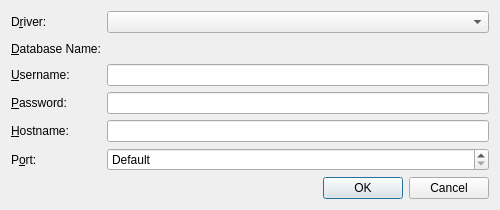
<?xml version="1.0" encoding="UTF-8"?>
<ui version="4.0">
 <class>SqlConnectionDialog</class>
 <widget class="QDialog" name="SqlConnectionDialog">
  <property name="geometry">
   <rect>
    <x>0</x>
    <y>0</y>
    <width>500</width>
    <height>210</height>
   </rect>
  </property>
  <property name="windowTitle">
   <string>Connect...</string>
  </property>
  <layout class="QGridLayout" name="gridLayout">
   <item row="0" column="0">
    <widget class="QLabel" name="textLabel2">
     <property name="text">
      <string>D&amp;river:</string>
     </property>
     <property name="buddy">
      <cstring>driverCombo</cstring>
     </property>
    </widget>
   </item>
   <item row="0" column="1">
    <widget class="QComboBox" name="driverCombo">
     <property name="toolTip">
      <string>Select the database driver</string>
     </property>
    </widget>
   </item>
   <item row="1" column="0">
    <widget class="QLabel" name="textLabel3">
     <property name="text">
      <string>&amp;Database Name:</string>
     </property>
     <property name="buddy">
      <cstring>databasePicker</cstring>
     </property>
    </widget>
   </item>
   <item row="1" column="1">
    <widget class="E5PathPicker" name="databasePicker" native="true">
     <property name="sizePolicy">
      <sizepolicy hsizetype="Expanding" vsizetype="Preferred">
       <horstretch>0</horstretch>
       <verstretch>0</verstretch>
      </sizepolicy>
     </property>
     <property name="focusPolicy">
      <enum>Qt::StrongFocus</enum>
     </property>
     <property name="toolTip">
      <string>Enter the database name</string>
     </property>
    </widget>
   </item>
   <item row="2" column="0">
    <widget class="QLabel" name="textLabel4">
     <property name="text">
      <string>&amp;Username:</string>
     </property>
     <property name="buddy">
      <cstring>usernameEdit</cstring>
     </property>
    </widget>
   </item>
   <item row="2" column="1">
    <widget class="QLineEdit" name="usernameEdit">
     <property name="toolTip">
      <string>Enter the user name</string>
     </property>
    </widget>
   </item>
   <item row="3" column="0">
    <widget class="QLabel" name="textLabel4_2">
     <property name="text">
      <string>&amp;Password:</string>
     </property>
     <property name="buddy">
      <cstring>passwordEdit</cstring>
     </property>
    </widget>
   </item>
   <item row="3" column="1">
    <widget class="QLineEdit" name="passwordEdit">
     <property name="echoMode">
      <enum>QLineEdit::Password</enum>
     </property>
    </widget>
   </item>
   <item row="4" column="0">
    <widget class="QLabel" name="textLabel5">
     <property name="text">
      <string>&amp;Hostname:</string>
     </property>
     <property name="buddy">
      <cstring>hostnameEdit</cstring>
     </property>
    </widget>
   </item>
   <item row="4" column="1">
    <widget class="QLineEdit" name="hostnameEdit">
     <property name="toolTip">
      <string>Enter the hostname</string>
     </property>
    </widget>
   </item>
   <item row="5" column="0">
    <widget class="QLabel" name="textLabel5_2">
     <property name="text">
      <string>P&amp;ort:</string>
     </property>
     <property name="buddy">
      <cstring>portSpinBox</cstring>
     </property>
    </widget>
   </item>
   <item row="5" column="1">
    <widget class="QSpinBox" name="portSpinBox">
     <property name="toolTip">
      <string>Enter the port number</string>
     </property>
     <property name="specialValueText">
      <string>Default</string>
     </property>
     <property name="minimum">
      <number>-1</number>
     </property>
     <property name="maximum">
      <number>65535</number>
     </property>
     <property name="value">
      <number>-1</number>
     </property>
    </widget>
   </item>
   <item row="6" column="0" colspan="2">
    <widget class="QDialogButtonBox" name="buttonBox">
     <property name="orientation">
      <enum>Qt::Horizontal</enum>
     </property>
     <property name="standardButtons">
      <set>QDialogButtonBox::Cancel|QDialogButtonBox::Ok</set>
     </property>
    </widget>
   </item>
  </layout>
 </widget>
 <customwidgets>
  <customwidget>
   <class>E5PathPicker</class>
   <extends>QWidget</extends>
   <header>E5Gui/E5PathPicker.h</header>
   <container>1</container>
  </customwidget>
 </customwidgets>
 <tabstops>
  <tabstop>driverCombo</tabstop>
  <tabstop>databasePicker</tabstop>
  <tabstop>usernameEdit</tabstop>
  <tabstop>passwordEdit</tabstop>
  <tabstop>hostnameEdit</tabstop>
  <tabstop>portSpinBox</tabstop>
 </tabstops>
 <resources/>
 <connections>
  <connection>
   <sender>buttonBox</sender>
   <signal>accepted()</signal>
   <receiver>SqlConnectionDialog</receiver>
   <slot>accept()</slot>
   <hints>
    <hint type="sourcelabel">
     <x>248</x>
     <y>254</y>
    </hint>
    <hint type="destinationlabel">
     <x>157</x>
     <y>274</y>
    </hint>
   </hints>
  </connection>
  <connection>
   <sender>buttonBox</sender>
   <signal>rejected()</signal>
   <receiver>SqlConnectionDialog</receiver>
   <slot>reject()</slot>
   <hints>
    <hint type="sourcelabel">
     <x>316</x>
     <y>260</y>
    </hint>
    <hint type="destinationlabel">
     <x>286</x>
     <y>274</y>
    </hint>
   </hints>
  </connection>
 </connections>
</ui>
